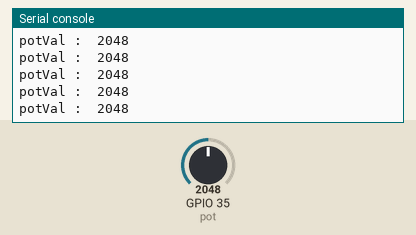
The program below on a simulated ESP32 board running MicroPython. Shown: the last lines printed to the serial console. The test bench sets the inputs (shaded band); at power-on: GPIO 35 (pot) = 2048 (analog values on the 0–4095 scale).

Above: at 1.2 s.
1.3 s: GPIO 35 (pot) set to 2866
At 2.3 s:
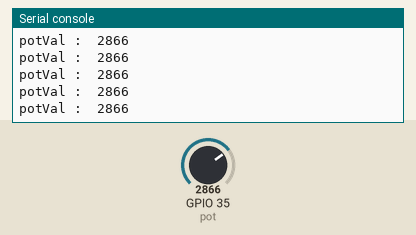
2.8 s: GPIO 35 (pot) set to 3603
At 3.6 s:
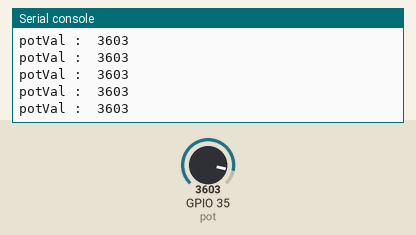
Timing chart, 0 to 5.8 s (numbered marks = the images above; inputs shaded):
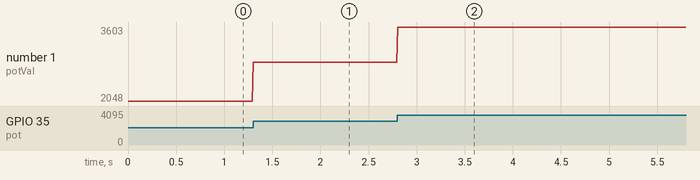

The program:

testADC.py
```python
from machine import Pin, ADC
from utime import sleep

# preparations for ADC input
pot = ADC(Pin(35))             #on most boards, pin 36 is ADC0
pot.atten(ADC.ATTN_11DB)       #Full range: 3.3v
pot.width(ADC.WIDTH_12BIT)     #set 12 bit return values (0-4095)

while True:
    # read the potentiometer and print its' value
    pot_value = pot.read()
    print("potVal : ", pot_value)
    # tiny delay
    sleep(.01)
```

Measured:
- after the input at 1.3 s, the serial console: prints a new line at once (image 1)
- after the input at 2.8 s, the serial console: prints a new line at once (image 2)
- plotted number 1: 2048 → 2866 after the input at 1.3 s, 2866 → 3603 after the input at 2.8 s
